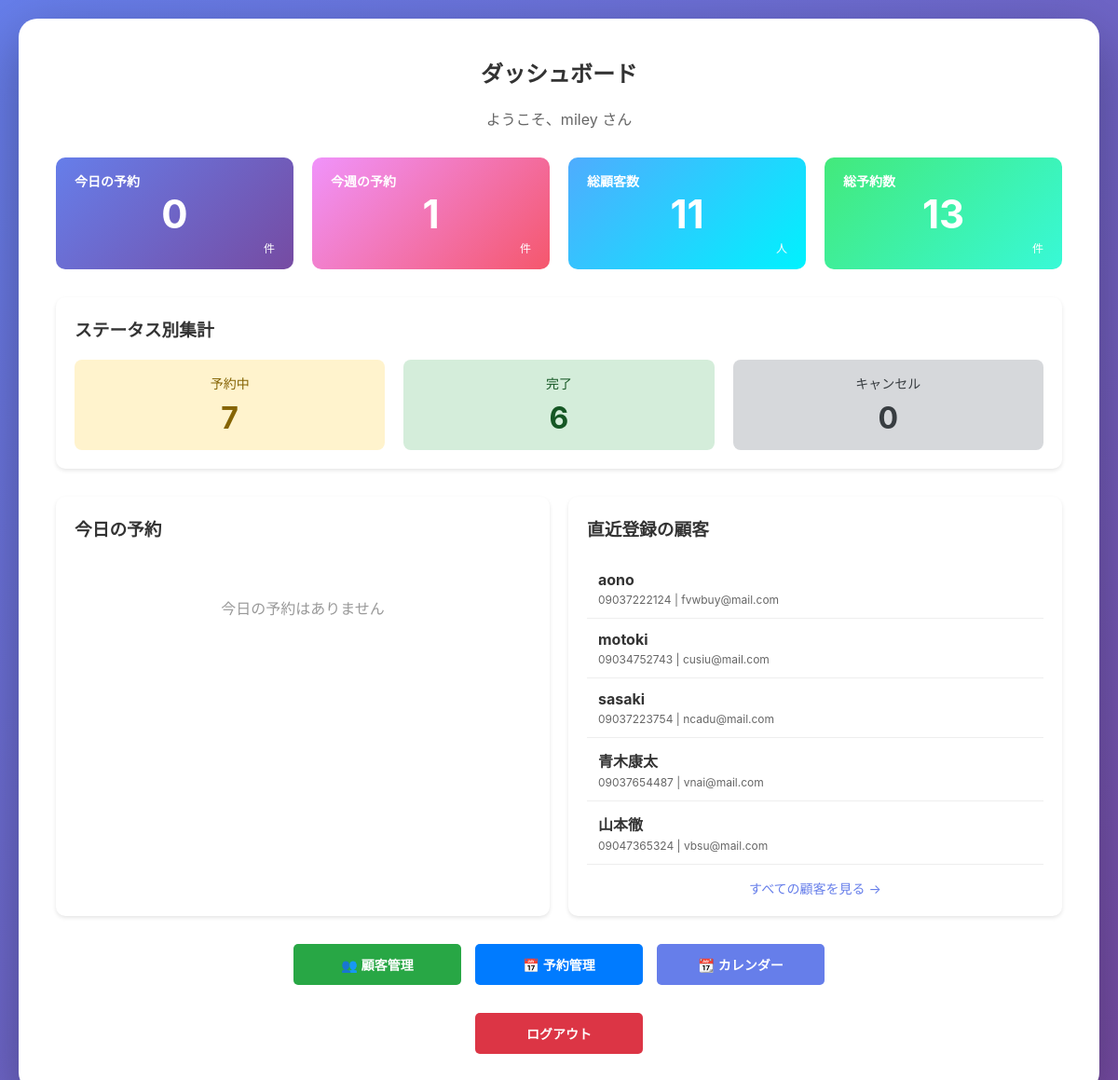
Page /admin-home/ (signed in) on the committed database.
### main/models.py (models this page shows, shortened)
class Customer(models.Model):
    phone_regex = RegexValidator(
        regex=r'^0\d{1,4}-?\d{1,4}-?\d{3,4}$',
        message="正しい電話番号形式で入力してください。（例: 090-1234-5678、03-1234-5678、0120-123-456）"
    )
    name = models.CharField(max_length=100, verbose_name="顧客名")
    phone_number = models.CharField(
        max_length=20,
        verbose_name="電話番号",
        validators=[phone_regex]
    )
    email = models.EmailField(unique=True, verbose_name="メールアドレス")  # 追加
    memo = models.TextField(blank=True, verbose_name="メモ")
    last_visit_date = models.DateField(null=True, blank=True, verbose_name="最終来店日")
    created_at = models.DateTimeField(auto_now_add=True, verbose_name="登録日時")
    updated_at = models.DateTimeField(auto_now=True, verbose_name="更新日時")
    class Meta:
        verbose_name = "顧客"
        verbose_name_plural = "顧客"

### main/views.py (the view)
# urls.py: 2. Add a URL to urlpatterns:  path('', views.home, name='home')
@login_required(login_url='login')
def home(request):
    from datetime import date, timedelta
    from django.db.models import Count
    today = date.today()
    today_reservations_count = Reservation.objects.filter(
        reservation_date=today,
        status='pending'
    ).count()
    start_of_week = today - timedelta(days=today.weekday())
    end_of_week = start_of_week + timedelta(days=6)
    week_reservations_count = Reservation.objects.filter(
        reservation_date__range=[start_of_week, end_of_week],
        status='pending'
    ).count()
    status_counts = Reservation.objects.values('status').annotate(count=Count('status'))
    pending_count = 0
    completed_count = 0
    cancelled_count = 0
    for item in status_counts:
        if item['status'] == 'pending':
            pending_count = item['count']
        elif item['status'] == 'completed':
            completed_count = item['count']
        elif item['status'] == 'cancelled':
            cancelled_count = item['count']
    today_reservations = Reservation.objects.filter(
        reservation_date=today
    ).order_by('reservation_time')[:5]
    recent_customers = Customer.objects.order_by('-created_at')[:5]
    total_customers = Customer.objects.count()
    total_reservations = Reservation.objects.count()
    context = {
        'today_reservations_count': today_reservations_count,
        'week_reservations_count': week_reservations_count,
        'pending_count': pending_count,
        'completed_count': completed_count,
        'cancelled_count': cancelled_count,
        'today_reservations': today_reservations,
        'recent_customers': recent_customers,
        'total_customers': total_customers,
        'total_reservations': total_reservations,
    }
    return render(request, 'main/home.html', context)

### main/templates/main/home.html (shortened to what this page needs)
{% extends 'main/base.html' %}
{% block content %}
<h2 style="text-align: center;">ダッシュボード</h2>
<p style="text-align: center; color: #666; margin-bottom: 30px;">
    ようこそ、{{ user.username }} さん
</p>
<div style="display: grid; grid-template-columns: repeat(4, 1fr); gap: 20px; margin-bottom: 30px;">
    <div style="background: linear-gradient(135deg, #667eea 0%, #764ba2 100%); padding: 20px; border-radius: 10px; color: white; position: relative; min-height: 120px;">
        <div style="font-size: 14px; font-weight: bold; position: absolute; top: 15px; left: 20px;">今日の予約</div>
        <div style="font-size: 42px; font-weight: bold; position: absolute; top: 50%; left: 50%; transform: translate(-50%, -50%);">{{ today_reservations_count }}</div>
        <div style="font-size: 12px; position: absolute; bottom: 15px; right: 20px;">件</div>
    </div>
    <div style="background: linear-gradient(135deg, #f093fb 0%, #f5576c 100%); padding: 20px; border-radius: 10px; color: white; position: relative; min-height: 120px;">
        <div style="font-size: 14px; font-weight: bold; position: absolute; top: 15px; left: 20px;">今週の予約</div>
        <div style="font-size: 42px; font-weight: bold; position: absolute; top: 50%; left: 50%; transform: translate(-50%, -50%);">{{ week_reservations_count }}</div>
        <div style="font-size: 12px; position: absolute; bottom: 15px; right: 20px;">件</div>
    </div>
    <div style="background: linear-gradient(135deg, #4facfe 0%, #00f2fe 100%); padding: 20px; border-radius: 10px; color: white; position: relative; min-height: 120px;">
        <div style="font-size: 14px; font-weight: bold; position: absolute; top: 15px; left: 20px;">総顧客数</div>
        <div style="font-size: 42px; font-weight: bold; position: absolute; top: 50%; left: 50%; transform: translate(-50%, -50%);">{{ total_customers }}</div>
        <div style="font-size: 12px; position: absolute; bottom: 15px; right: 20px;">人</div>
    </div>
    <div style="background: linear-gradient(135deg, #43e97b 0%, #38f9d7 100%); padding: 20px; border-radius: 10px; color: white; position: relative; min-height: 120px;">
        <div style="font-size: 14px; font-weight: bold; position: absolute; top: 15px; left: 20px;">総予約数</div>
        <div style="font-size: 42px; font-weight: bold; position: absolute; top: 50%; left: 50%; transform: translate(-50%, -50%);">{{ total_reservations }}</div>
        <div style="font-size: 12px; position: absolute; bottom: 15px; right: 20px;">件</div>
    </div>
</div>
<div style="background: white; padding: 20px; border-radius: 10px; margin-bottom: 30px; box-shadow: 0 2px 4px rgba(0,0,0,0.1);">
    <h3 style="margin-bottom: 20px; color: #333;">ステータス別集計</h3>
    <div style="display: grid; grid-template-columns: repeat(3, 1fr); gap: 20px;">
        <div style="text-align: center; padding: 15px; background: #fff3cd; border-radius: 8px;">
            <div style="font-size: 14px; color: #856404; margin-bottom: 8px;">予約中</div>
            <div style="font-size: 32px; font-weight: bold; color: #856404;">{{ pending_count }}</div>
        </div>
        <div style="text-align: center; padding: 15px; background: #d4edda; border-radius: 8px;">
            <div style="font-size: 14px; color: #155724; margin-bottom: 8px;">完了</div>
            <div style="font-size: 32px; font-weight: bold; color: #155724;">{{ completed_count }}</div>
        </div>
        <div style="text-align: center; padding: 15px; background: #d6d8db; border-radius: 8px;">
            <div style="font-size: 14px; color: #383d41; margin-bottom: 8px;">キャンセル</div>
            <div style="font-size: 32px; font-weight: bold; color: #383d41;">{{ cancelled_count }}</div>
        </div>
    </div>
</div>
<div style="display: grid; grid-template-columns: 1fr 1fr; gap: 20px; margin-bottom: 30px;">
    <div style="background: white; padding: 20px; border-radius: 10px; box-shadow: 0 2px 4px rgba(0,0,0,0.1);">
        <h3 style="margin-bottom: 20px; color: #333;">今日の予約</h3>
        {% if today_reservations %}
        <div style="overflow-x: auto;">
            {% for reservation in today_reservations %}
            <div style="padding: 12px; border-bottom: 1px solid #eee; display: flex; justify-content: space-between; align-items: center;">
                <div>
                    <div style="font-weight: bold; color: #333;">{{ reservation.reservation_time }} - {{ reservation.customer.name }}</div>
                    <div style="font-size: 12px; color: #666; margin-top: 4px;">{{ reservation.service }} ({{ reservation.duration }}分)</div>
                </div>
                <div>
                    {% if reservation.status == 'pending' %}
                        <span style="background: #ffc107; color: white; padding: 3px 10px; border-radius: 3px; font-size: 12px;">予約中</span>
                    {% elif reservation.status == 'completed' %}
                        <span style="background: #28a745; color: white; padding: 3px 10px; border-radius: 3px; font-size: 12px;">完了</span>
                    {% else %}
                        <span style="background: #6c757d; color: white; padding: 3px 10px; border-radius: 3px; font-size: 12px;">キャンセル</span>
                    {% endif %}
                </div>
            </div>
            {% endfor %}
        </div>
        <div style="text-align: center; margin-top: 15px;">
            <a href="{% url 'reservation_list' %}" style="color: #667eea; text-decoration: none; font-size: 14px;">すべての予約を見る →</a>
        </div>
        {% else %}
        <p style="text-align: center; color: #999; padding: 40px 0;">今日の予約はありません</p>
        {% endif %}
    </div>
    <div style="background: white; padding: 20px; border-radius: 10px; box-shadow: 0 2px 4px rgba(0,0,0,0.1);">
        <h3 style="margin-bottom: 20px; color: #333;">直近登録の顧客</h3>
        {% if recent_customers %}
        <div style="overflow-x: auto;">
            {% for customer in recent_customers %}
            <div style="padding: 12px; border-bottom: 1px solid #eee;">
                <div style="font-weight: bold; color: #333;">{{ customer.name }}</div>
                <div style="font-size: 12px; color: #666; margin-top: 4px;">
                    {{ customer.phone_number }} | {{ customer.email }}
                </div>
            </div>
            {% endfor %}
        </div>
        <div style="text-align: center; margin-top: 15px;">
            <a href="{% url 'customer_list' %}" style="color: #667eea; text-decoration: none; font-size: 14px;">すべての顧客を見る →</a>
        </div>
        {% else %}
        <p style="text-align: center; color: #999; padding: 40px 0;">顧客が登録されていません</p>
        {% endif %}
    </div>
</div>
<div style="display: flex; justify-content: center; gap: 15px; margin-bottom: 30px; flex-wrap: wrap;">
    <a href="{% url 'customer_list' %}" style="text-decoration: none; flex: 0 0 auto;">
        <button style="background: #28a745; min-width: 180px;">👥 顧客管理</button>
    </a>
    <a href="{% url 'reservation_list' %}" style="text-decoration: none; flex: 0 0 auto;">
        <button style="background: #007bff; min-width: 180px;">📅 予約管理</button>
    </a>
    <a href="{% url 'reservation_calendar' %}" style="text-decoration: none; flex: 0 0 auto;">
        <button style="background: #667eea; min-width: 180px;">📆 カレンダー</button>
    </a>
</div>
<div style="display: flex; justify-content: center; margin-top: 30px;">
    <form method="POST" action="{% url 'logout' %}">
        <button type="submit" style="background: #dc3545; min-width: 180px;">ログアウト</button>
    </form>
</div>
{% endblock %}

### main/templates/main/base.html (style rules this page uses)
* { margin: 0; padding: 0; box-sizing: border-box; }
body { font-family: -apple-system, BlinkMacSystemFont, 'Segoe UI', Roboto, 'Helvetica Neue', Arial, sans-serif; background: linear-gradient(135deg, #667eea 0%, #764ba2 100%); min-height: 100vh; padding: 20px; }
h2 { color: #333; margin-bottom: 20px; }
button { padding: 12px 30px; background: #667eea; color: white; border: none; border-radius: 5px; font-size: 14px; font-weight: bold; cursor: pointer; transition: all 0.3s; }

### rows in the picture
Customer: name "aono", phone_number "09037222124", email "fvwbuy@mail.com"
Customer: name "motoki", phone_number "09034752743", email "cusiu@mail.com"
Customer: name "sasaki", phone_number "09037223754", email "ncadu@mail.com"
Customer: name "青木康太", phone_number "09037654487", email "vnai@mail.com"
Customer: name "山本徹", phone_number "09047365324", email "vbsu@mail.com"

### other values in the picture
{{ user.username }} "miley"
{{ today_reservations_count }} "0"
{{ week_reservations_count }} "1"
{{ total_customers }} "11"
{{ total_reservations }} "13"
{{ pending_count }} "7"
{{ completed_count }} "6"
{{ cancelled_count }} "0"
